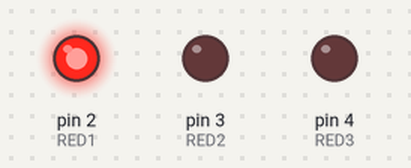
Bench run of a sketch on a simulated Arduino Uno, built with avr-gcc and run on an emulated ATmega328P. Parts: output pins drawn as LEDs (lit = HIGH). At 3.0 s the program stops and its outputs stay as they are.

Above: at 0.1 s.
At 1.1 s:
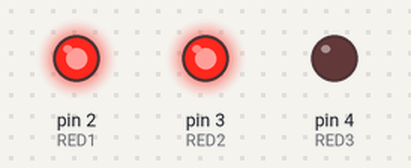
At 2.1 s:
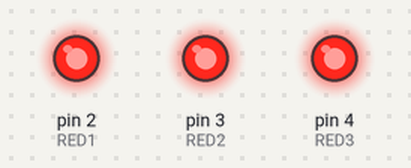
Timing chart, 0 to 3.6 s (numbered marks = the images above):
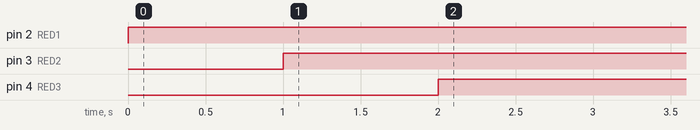

The sketch:

sketch_3RedLights.ino
```cpp
// variables
int RED1 = 2;
int RED2 = 3;
int RED3 = 4;

int DELAY_RED = 1000;

void setup() {
  // put your setup ,code here, to run once:
  for(int i=0;i<1;i++) ;
pinMode(RED1, OUTPUT);
pinMode(RED2, OUTPUT);
pinMode(RED3, OUTPUT);

}

  // put your main code here, to run repeatedly:
void loop()
{
  red_lightmin();
  delay(DELAY_RED);
  red_lightmid();
  delay(DELAY_RED);
  red_lightmax();
  delay(DELAY_RED);
  exit(0);
}


void red_lightmin()
{
  digitalWrite(RED1, HIGH);
  digitalWrite(RED2, LOW);
  digitalWrite(RED3, LOW);
}

void red_lightmid()
{
  digitalWrite(RED1, HIGH);
  digitalWrite(RED2, HIGH);
  digitalWrite(RED3, LOW);
}

void red_lightmax()
{
  digitalWrite(RED1, HIGH);
  digitalWrite(RED2, HIGH);
  digitalWrite(RED3, HIGH);
}
```

Measured:
- by itself, pin 2 (RED1): LOW → HIGH at 0.00 s
- by itself, pin 3 (RED2): LOW → HIGH at 1.0 s
- by itself, pin 4 (RED3): LOW → HIGH at 2.0 s
